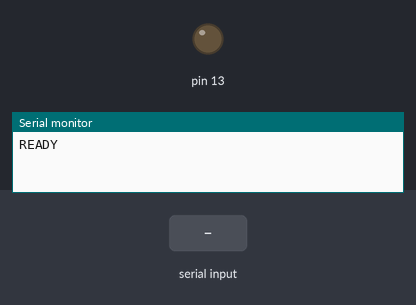
Bench run of a sketch on a simulated Arduino Uno, built with avr-gcc and run on an emulated ATmega328P. Shown: output pins drawn as LEDs (lit = HIGH), the last lines printed to the serial monitor. Dashed ring = blinking. The test bench sets the inputs (shaded band).

Above: at 1.2 s.
1.3 s: "CALL\n" received over Serial
At 1.55 s:
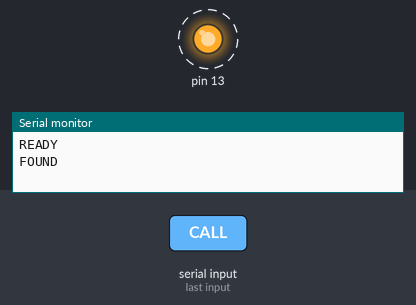
Timing chart, 0 to 4.3 s (numbered marks = the images above; inputs shaded):
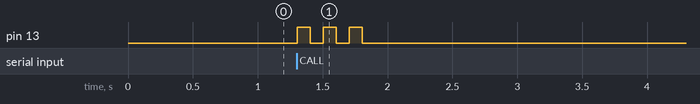

The sketch:

CallButton.ino
```cpp
int incoming = -1;
int mes[2] = {-1, -1};

void setup() {
  Serial.begin(9600);
  pinMode(13, OUTPUT);
  Serial.println("READY");
}

void loop() {

  if (Serial.available() >0)
  {
    static char input[6];
    static uint16_t i;
    char c = Serial.read();


    if (c != '\r' && c != '\n' && i < 5)
      input[i++] = c;
    else
    {
      input[i] = '\0';
      i = 0;

      uint16_t array[6];
      uint16_t j = 0;

      if (!strncmp(input, "CALL", 4))
      {

        char* p = input+4;
        while ( (p = strchr(p, ' ')) != NULL )
          array[j++] = strtol(p, &p, 16);


        Serial.println("FOUND");
        digitalWrite(13, HIGH);
        delay(100);
        digitalWrite(13, LOW);
        delay(100);
        digitalWrite(13, HIGH);
        delay(100);
        digitalWrite(13, LOW);
        delay(100);
        digitalWrite(13, HIGH);
        delay(100);
        digitalWrite(13, LOW);
      }
    }

  }

}
```

Measured:
- after the input at 1.3 s, pin 13: alternates HIGH for 0.10 s and LOW for 0.10 s, 6 changes in all, then stays LOW, starting at once
